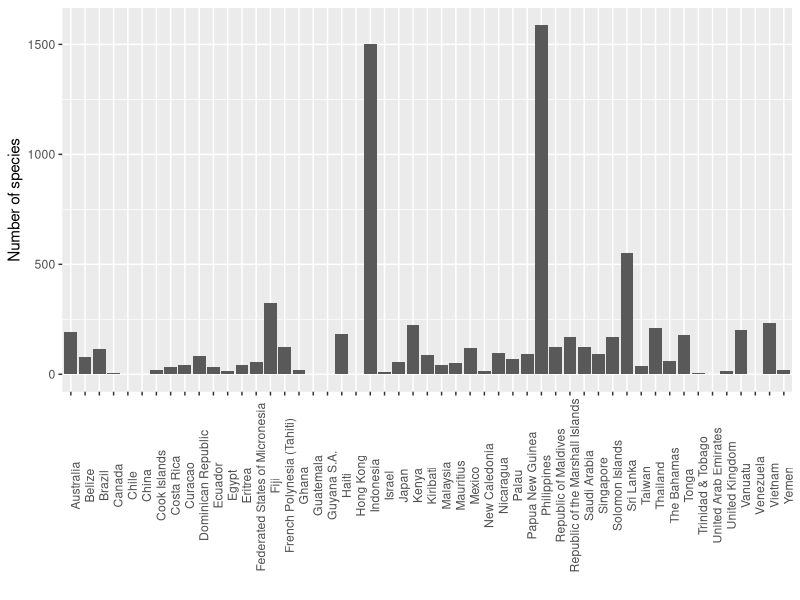
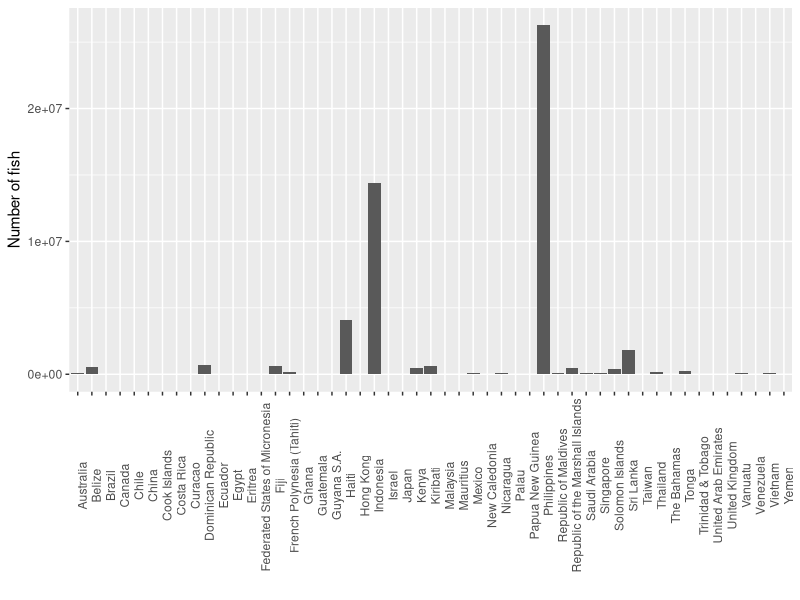
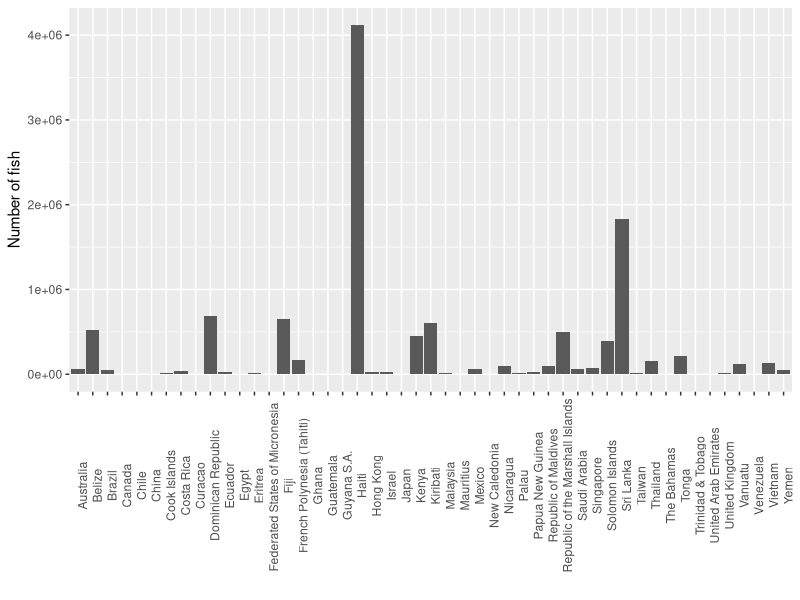

These charts were generated, in order, by the following R code:

# Created by James Robinson
# Created on 4-May-2017


# Purpose: this code reads in trade data from Andrew Rhyne, cleans, saves

# setwd("~/Desktop/Research/open-science-project")
# setwd("~/Documents/git-jpwrobinson/open-science-project")
setwd("~/Documents/git_repos/open-science-project")
library(dplyr); library(ggplot2)

# pull in trade data
trade<-read.csv('data/raw/SpeciesCountryYearsEstFish_SSS_NetworkModel_Data.csv')

## remove modelled data
# trade<-trade[trade$Modeled.Data==0,]
## remove un IDd species
trade<-trade[!trade$Taxa=='',]
## remove incomplete years

# trade<-trade[trade$YEAR%in%c('2008', '2009' , '2011'),]

write.csv(trade, file='data/trade_taxa_all.csv')


length(unique(trade$Taxa)) ## 2645 species!
length(unique(trade$Exporter.Country)) ## 51 countries

# examine rarest species
sp<-aggregate(Total ~ Taxa, trade, sum)
dim(sp[sp$Total<100,]) # 834 species with < 100 individuals

# examine commonest species
hist(sp$Total, plot=F)
sp %>% filter(Total > 78110) # top 100 species in terms of total volume 


# examine biggest exporting countries
country<-aggregate(Total ~ Exporter.Country, trade, sum)
country[country$Total>500000,]
## Belize, Dominican, Fiji, Haiti, Indonesia, Philippines, Sri Lanka all > 500,000

## create export diversity dataframe
div <- trade %>% group_by(Taxa) %>% summarise(N = n())
# take top 100 most common species
sp.common<-sp %>% filter(Total > 78110) 
div <- div %>% filter(Taxa %in% sp.common$Taxa)
head(div) # N is the number of countries the species is exported from? 
dim(div)
## 

write.csv(div, file='data/trade_top100.csv')

## examine species number by country
sp.export<-aggregate(Taxa ~ Exporter.Country, trade, function(x)length(unique(x)))
fish.export<-aggregate(Total ~ Exporter.Country, trade, sum)

ggplot(sp.export, aes(Exporter.Country, Taxa)) + 
	geom_bar(stat='identity') + theme(axis.text.x=element_text(angle=90)) + xlab('') + ylab('Number of species')

ggplot(fish.export, aes(Exporter.Country, Total)) + 
	geom_bar(stat='identity') + theme(axis.text.x=element_text(angle=90)) + xlab('') + ylab('Number of fish')

ggplot(fish.export[!fish.export$Exporter.Country %in% c('Philippines', 'Indonesia'),], aes(Exporter.Country, Total)) + 
	geom_bar(stat='identity') + theme(axis.text.x=element_text(angle=90)) + xlab('') + ylab('Number of fish')


